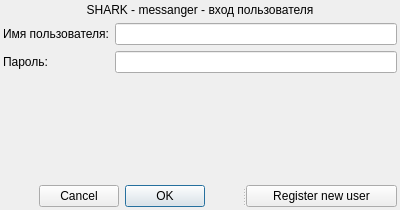
<?xml version="1.0" encoding="UTF-8"?>
<ui version="4.0">
 <class>loginScreen</class>
 <widget class="QDialog" name="loginScreen">
  <property name="geometry">
   <rect>
    <x>0</x>
    <y>0</y>
    <width>400</width>
    <height>210</height>
   </rect>
  </property>
  <property name="sizePolicy">
   <sizepolicy hsizetype="Expanding" vsizetype="Fixed">
    <horstretch>0</horstretch>
    <verstretch>0</verstretch>
   </sizepolicy>
  </property>
  <property name="windowTitle">
   <string>Вход пользователя</string>
  </property>
  <layout class="QVBoxLayout" name="verticalLayout" stretch="0,0,0,0">
   <property name="leftMargin">
    <number>3</number>
   </property>
   <property name="topMargin">
    <number>3</number>
   </property>
   <property name="rightMargin">
    <number>3</number>
   </property>
   <property name="bottomMargin">
    <number>3</number>
   </property>
   <item>
    <widget class="QLabel" name="label_3">
     <property name="text">
      <string>SHARK - messanger - вход пользователя</string>
     </property>
     <property name="alignment">
      <set>Qt::AlignmentFlag::AlignCenter</set>
     </property>
    </widget>
   </item>
   <item>
    <layout class="QFormLayout" name="formLayout_2">
     <item row="0" column="0">
      <widget class="QLabel" name="label">
       <property name="text">
        <string>Имя пользователя:</string>
       </property>
      </widget>
     </item>
     <item row="0" column="1">
      <widget class="QLineEdit" name="loginEdit">
       <property name="toolTip">
        <string>Введите логин</string>
       </property>
       <property name="toolTipDuration">
        <number>10000</number>
       </property>
       <property name="statusTip">
        <string extracomment="statustip"/>
       </property>
       <property name="whatsThis">
        <string extracomment="whatthis"/>
       </property>
      </widget>
     </item>
     <item row="1" column="0">
      <widget class="QLabel" name="label_2">
       <property name="text">
        <string>Пароль:</string>
       </property>
      </widget>
     </item>
     <item row="1" column="1">
      <widget class="QLineEdit" name="passwordEdit">
       <property name="echoMode">
        <enum>QLineEdit::EchoMode::PasswordEchoOnEdit</enum>
       </property>
      </widget>
     </item>
    </layout>
   </item>
   <item>
    <spacer name="verticalSpacer">
     <property name="orientation">
      <enum>Qt::Orientation::Vertical</enum>
     </property>
     <property name="sizeType">
      <enum>QSizePolicy::Policy::Expanding</enum>
     </property>
     <property name="sizeHint" stdset="0">
      <size>
       <width>20</width>
       <height>5</height>
      </size>
     </property>
    </spacer>
   </item>
   <item>
    <widget class="QSplitter" name="splitter">
     <property name="sizePolicy">
      <sizepolicy hsizetype="Preferred" vsizetype="Fixed">
       <horstretch>0</horstretch>
       <verstretch>0</verstretch>
      </sizepolicy>
     </property>
     <property name="orientation">
      <enum>Qt::Orientation::Horizontal</enum>
     </property>
     <widget class="QDialogButtonBox" name="loginButtonBox">
      <property name="layoutDirection">
       <enum>Qt::LayoutDirection::RightToLeft</enum>
      </property>
      <property name="autoFillBackground">
       <bool>false</bool>
      </property>
      <property name="standardButtons">
       <set>QDialogButtonBox::StandardButton::Cancel|QDialogButtonBox::StandardButton::Ok</set>
      </property>
      <property name="centerButtons">
       <bool>true</bool>
      </property>
     </widget>
     <widget class="QPushButton" name="registerModeButton">
      <property name="sizePolicy">
       <sizepolicy hsizetype="Preferred" vsizetype="Fixed">
        <horstretch>0</horstretch>
        <verstretch>0</verstretch>
       </sizepolicy>
      </property>
      <property name="text">
       <string>Register new user</string>
      </property>
      <property name="autoDefault">
       <bool>false</bool>
      </property>
     </widget>
    </widget>
   </item>
  </layout>
 </widget>
 <tabstops>
  <tabstop>loginEdit</tabstop>
  <tabstop>passwordEdit</tabstop>
  <tabstop>registerModeButton</tabstop>
 </tabstops>
 <resources/>
 <connections/>
</ui>
